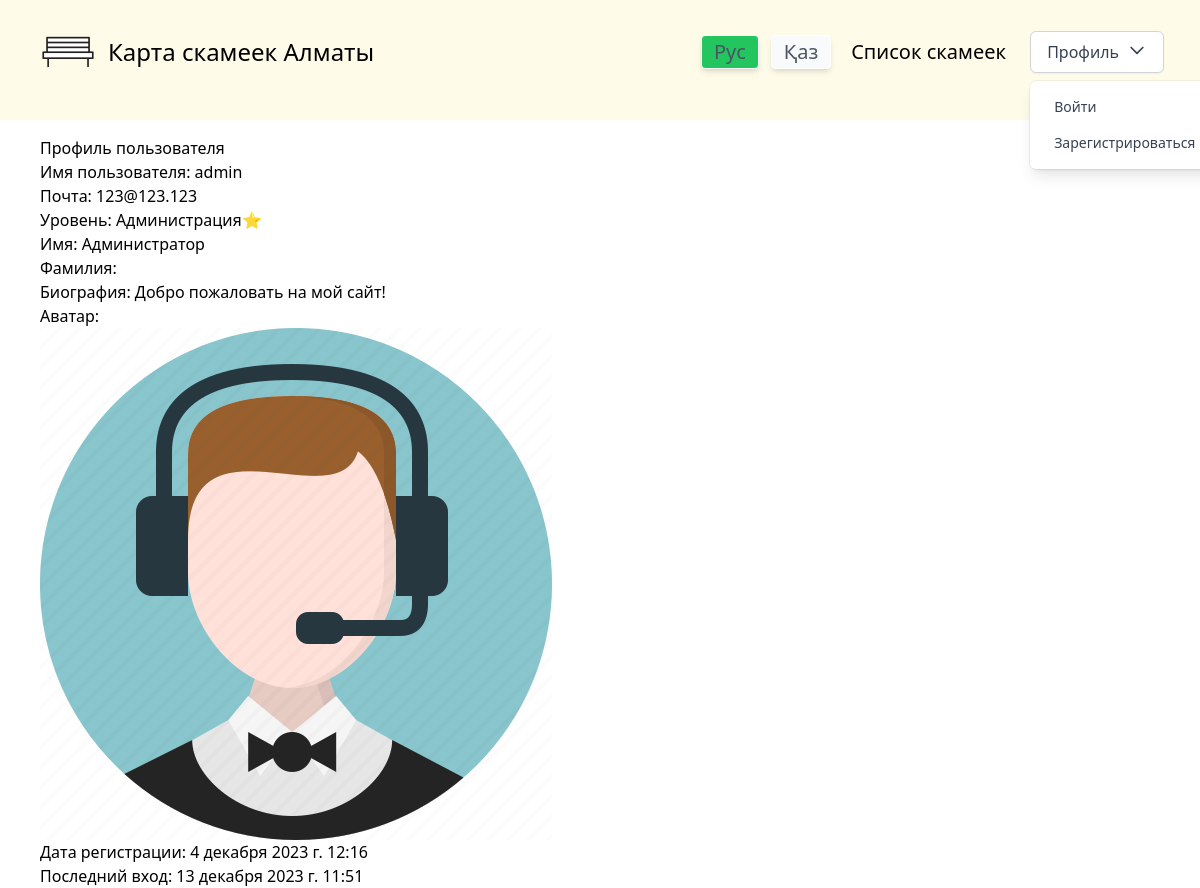
The app's page /profile/admin/, older data.
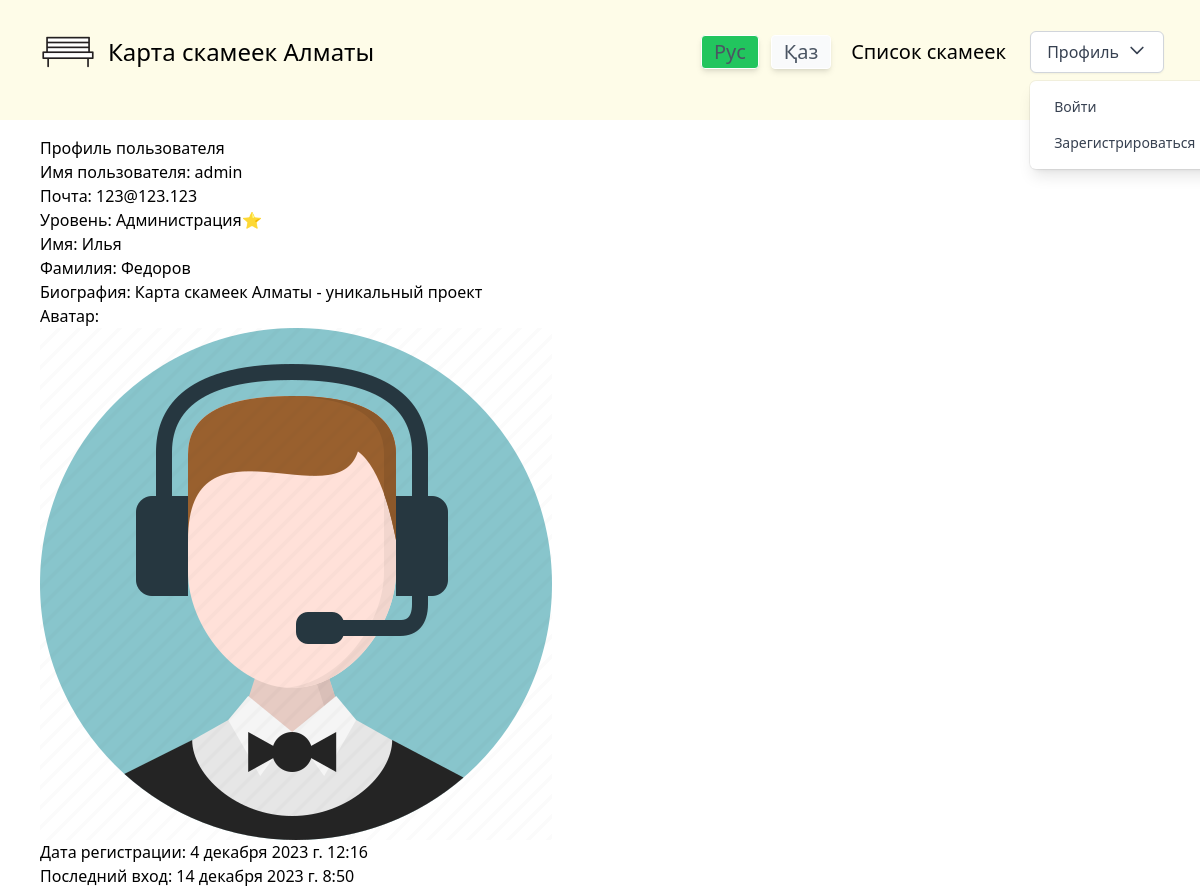
The same page, newer data.
### userSystem/models.py (models this page shows, shortened)
class Profile(models.Model):
    LEVEL_CHOICES = [
        (0, 'Пользователь'),
        (1, 'Активный пользователь'),
        (2, 'Эксперт'),
        (3, 'Лидер'),
        (4, 'Администрация⭐'),
    ]
    user = models.OneToOneField(CustomUser, on_delete=models.CASCADE)
    name = models.CharField(max_length=50, blank=True, default='')
    surname = models.CharField(max_length=50, blank=True, default='')
    bio = models.TextField(blank=True)
    avatar = models.ImageField(default='default.png', upload_to='user_avatars/', blank=True, null=True)
    level = models.IntegerField(default=0, choices=LEVEL_CHOICES)
    def get_avatar_url(self):
        if self.avatar:
            return self.avatar.url
        return '/media/default.png'

class CustomUser(AbstractUser):
    email = models.EmailField(unique=True)
    USERNAME_FIELD = 'username'  # или любое другое поле, которое вы хотите использовать для входа
    pass

### userSystem/views.py (the view)
# urls.py: path('profile/<str:username>/', user_views.other_user_profile, name='other_user_profile'),
def other_user_profile(request, username):
    try:
        user = get_object_or_404(CustomUser, username=username)
        profile = Profile.objects.get(user=user)
    except Http404:
        error_message = f"Профиль пользователя {username} не найден."
        return render(request, 'userSystem/other_user_profile.html', {'error_message': error_message}, status=404)
    return render(request, 'userSystem/other_user_profile.html', {'profile': profile})

### userSystem/templates/userSystem/other_user_profile.html
{% extends "mySite/base.html" %}
{% block content %}
{% if profile %}
    <h2>Профиль пользователя</h2>
    <p>Имя пользователя: {{ profile.user.username }}</p>
    <p>Почта: {{ profile.user.email }}</p>
    <p>Уровень: {{ profile.get_level_display }}</p>
    <p>Имя: {{ profile.name }}</p>
    <p>Фамилия: {{ profile.surname }}</p>
    <p>Биография: {{ profile.bio }}</p>
    <p>Аватар:</strong></p>
    <img src="{{ profile.get_avatar_url }}" alt="Аватар пользователя">
    <p>Дата регистрации: {{ profile.user.date_joined }}</p>
    <p>Последний вход: {{ profile.user.last_login }}</p>
{% else %}
    <p>{{ error_message }}</p>
{% endif %}
{% endblock %}

Row changes from the older to the newer data that the page shows:
changed Profile "Администрация⭐": name "Администратор" → "Илья"; surname (not shown) → "Федоров"; bio "Добро пожаловать на мой сайт!" → "Карта скамеек Алматы - уникальный проект"; user.last_login "13 декабря 2023 г. 11:51" → "14 декабря 2023 г. 8:50"
